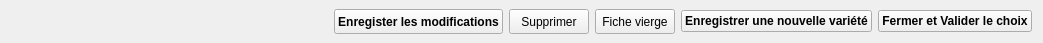
        <widget class="QWidget" name="layoutWidget_3">
         <property name="geometry">
          <rect>
           <x>10</x>
           <y>260</y>
           <width>1043</width>
           <height>43</height>
          </rect>
         </property>
         <layout class="QHBoxLayout" name="horizontalLayout_9">
          <property name="topMargin">
           <number>9</number>
          </property>
          <property name="bottomMargin">
           <number>9</number>
          </property>
          <item>
           <spacer name="horizontalSpacer_4">
            <property name="orientation">
             <enum>Qt::Horizontal</enum>
            </property>
            <property name="sizeHint" stdset="0">
             <size>
              <width>40</width>
              <height>20</height>
             </size>
            </property>
           </spacer>
          </item>
          <item>
           <widget class="QPushButton" name="pushButton_Modifier_plantes">
            <property name="minimumSize">
             <size>
              <width>0</width>
              <height>25</height>
             </size>
            </property>
            <property name="maximumSize">
             <size>
              <width>16777215</width>
              <height>25</height>
             </size>
            </property>
            <property name="font">
             <font>
              <weight>75</weight>
              <bold>true</bold>
             </font>
            </property>
            <property name="text">
             <string>Enregister les modifications</string>
            </property>
           </widget>
          </item>
          <item>
           <widget class="QPushButton" name="pushButton_supprimer_plantes">
            <property name="minimumSize">
             <size>
              <width>0</width>
              <height>25</height>
             </size>
            </property>
            <property name="maximumSize">
             <size>
              <width>16777215</width>
              <height>25</height>
             </size>
            </property>
            <property name="text">
             <string>Supprimer</string>
            </property>
           </widget>
          </item>
          <item>
           <widget class="QPushButton" name="pushButton_Nouveau_plantes">
            <property name="minimumSize">
             <size>
              <width>0</width>
              <height>25</height>
             </size>
            </property>
            <property name="maximumSize">
             <size>
              <width>16777215</width>
              <height>25</height>
             </size>
            </property>
            <property name="text">
             <string>Fiche vierge</string>
            </property>
           </widget>
          </item>
          <item>
           <widget class="QPushButton" name="pushButton_enregistrerVariete">
            <property name="font">
             <font>
              <weight>75</weight>
              <bold>true</bold>
             </font>
            </property>
            <property name="text">
             <string>Enregistrer une nouvelle variété</string>
            </property>
            <property name="icon">
             <iconset resource="../openjardin.qrc">
              <normaloff>:/images/Valider.png</normaloff>:/images/Valider.png</iconset>
            </property>
           </widget>
          </item>
          <item>
           <widget class="QPushButton" name="pushButton_fermer">
            <property name="font">
             <font>
              <weight>75</weight>
              <bold>true</bold>
             </font>
            </property>
            <property name="text">
             <string>Fermer et Valider le choix</string>
            </property>
           </widget>
          </item>
         </layout>
        </widget>
